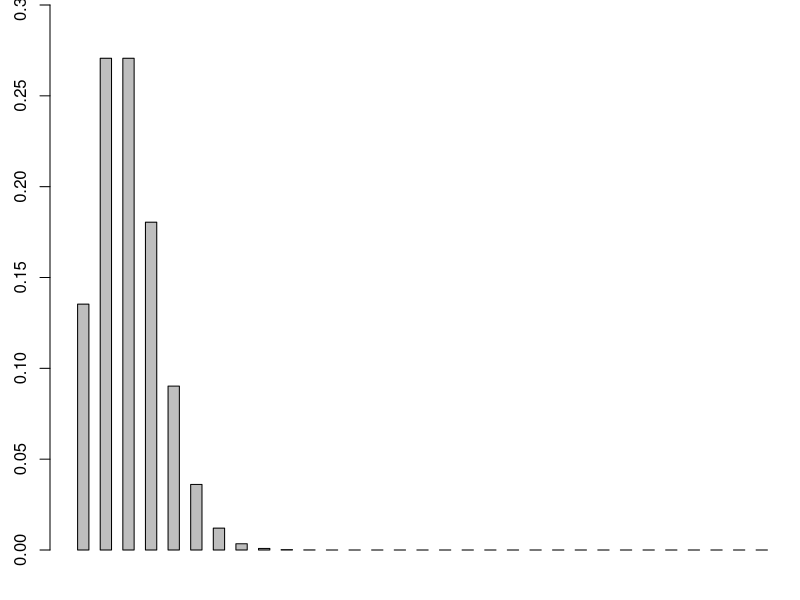
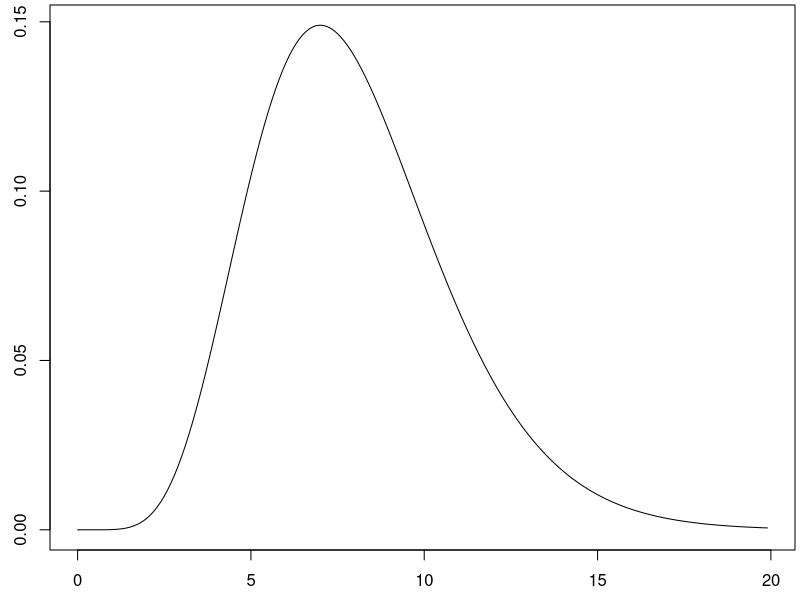
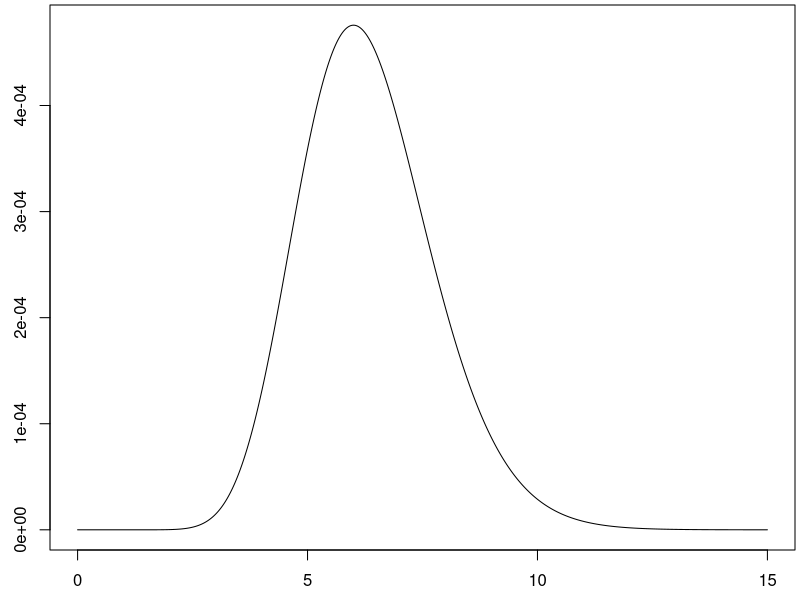
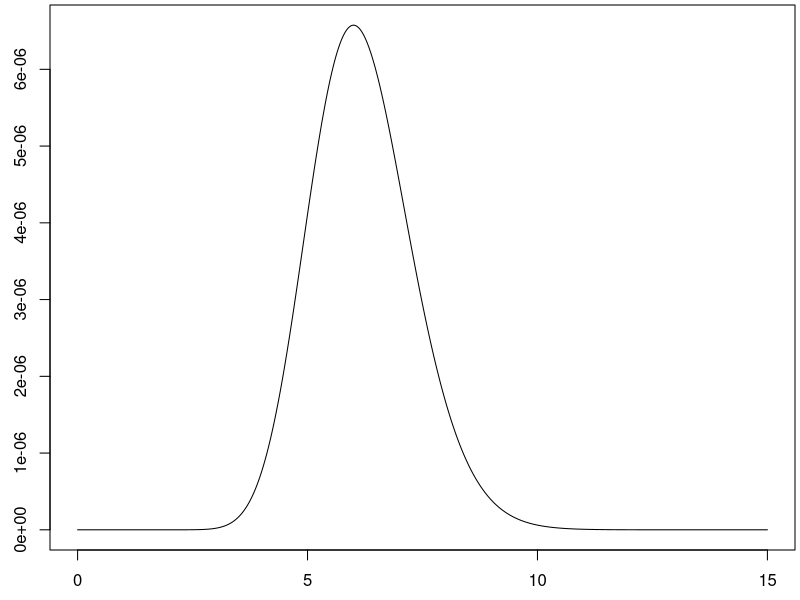
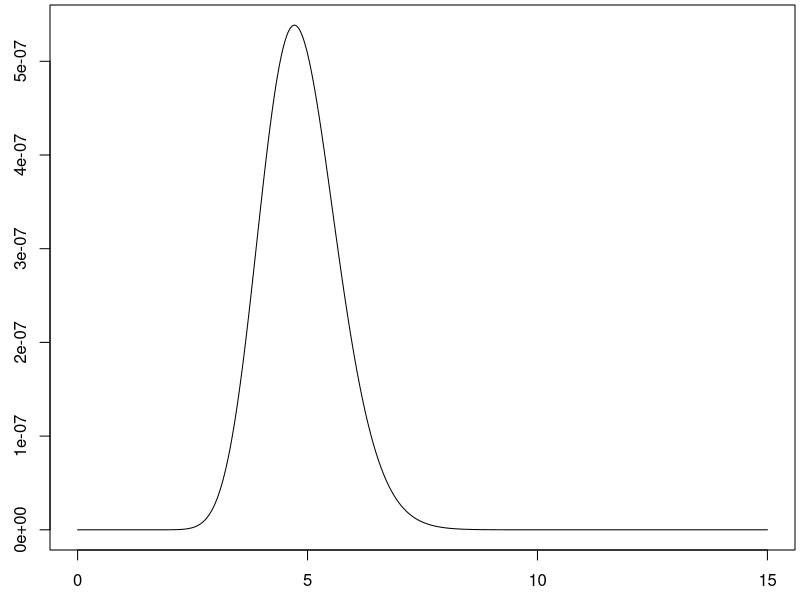
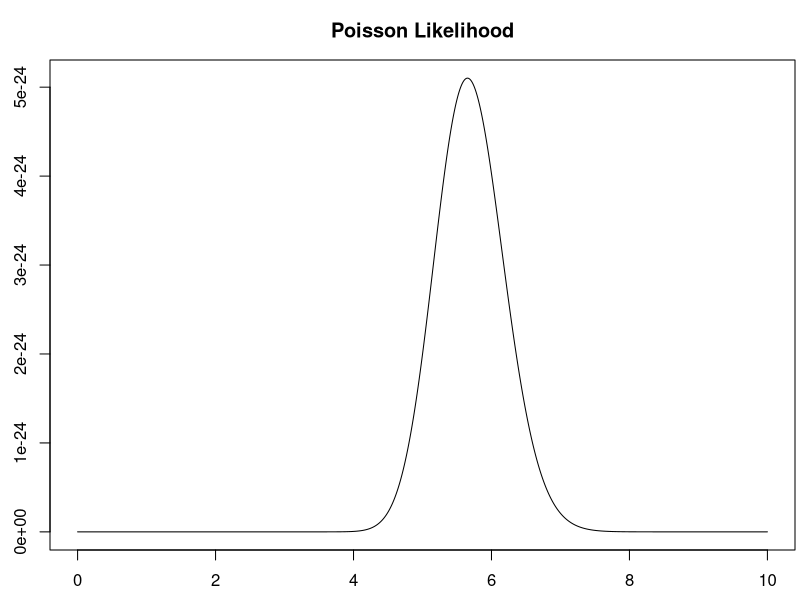
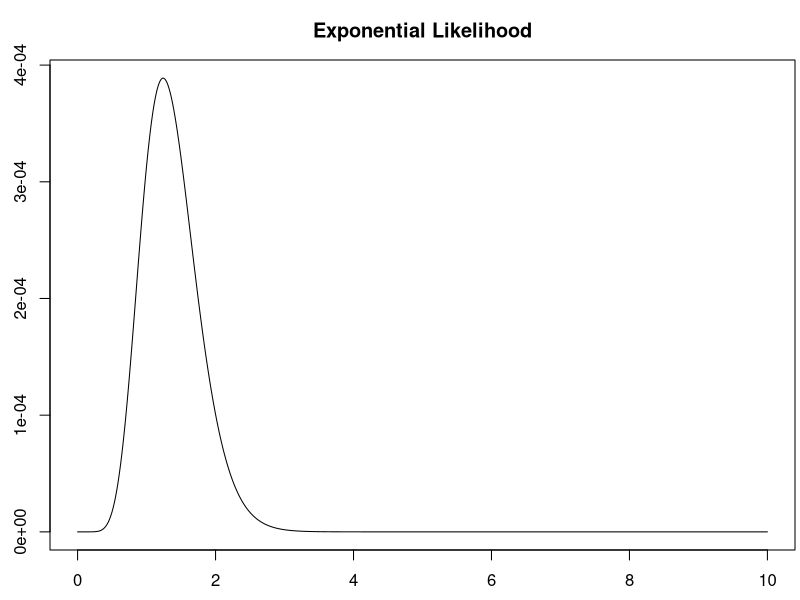
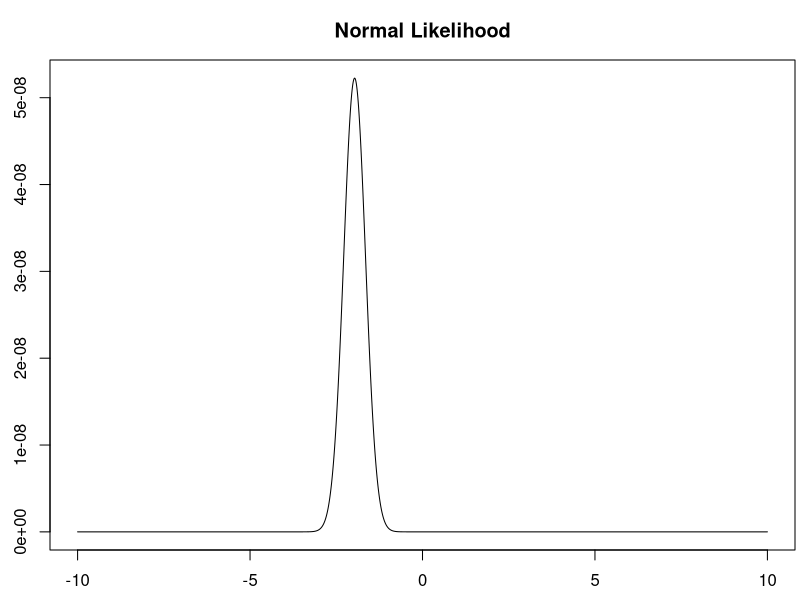

Generate these figures, in order, with R:
p <- function(x,lambda=2){
  # x must be a whole number
  (lambda^x/factorial(x))*exp(-lambda)
}

#Graph of the probability function p (given lambda is 2).
x <- 0:30
par(mfrow=c(1,1),mar=c(2.5,2.5,0.25,0.25))
barplot(p(x),ylim=c(0,0.3),width=rep(1,length(x)),space=1)

#Graph of the likelihood function L (given we know there were 7 storm).
lambda <- seq(1e-10,20,0.1)
out.p <- p(7,lambda)
plot(lambda,out.p,type='l')

#Graph of likelihood function L for 3 years (given we know there were 8 storms, 2 storms, and then 8 storms).
p.3v1 <- function(x,lambda=2){
  # each element of x must be a whole number
  prod((lambda^x/factorial(x))*exp(-lambda))
}
lambda <- seq(0,15,0.01)
x <- c(8,2,8)
p <- sapply(lambda, p.3v1, x = x)
plot(lambda,p,type='l')


lambda <- seq(0,15,0.01)
x <- c(8,2,8,8,4)
p <- sapply(lambda, p.3v1, x = x)
plot(lambda,p,type='l')

lambda <- seq(0,15,0.01)
x <- c(8,6,4,3,2,4,6)
p <- sapply(lambda, p.3v1, x = x)
plot(lambda,p,type='l')


#rm(list=ls())
###Define the distribution###
p <- function(x,lambda=1){
  # x must be a whole number
  (lambda^x/factorial(x))*exp(-lambda)
}
###Define the likelihood function###
LP <- function(lambda,x){
  # The element of x must be a whole numbers.
  prod(p(x,lambda))
}
###Possible Parameter Values###
lambda <- seq(0,10,0.001)
###Data###
# Florida Hurricane Data (2000-2022)
data <- c(4,4,8,8,6,8,2,8,8,4,8,6,4,3,2,4,6,7,4,7,13,3,3)
#Here we calculate the output from the likelihood function given the observed data.
y <- sapply(lambda,FUN=LP,x=data)
#We plot the likelihood function.
par(mar=c(2.5,2.5,3,0.25))
plot(lambda,y,type='l',main='Poisson Likelihood')



###Define the distribution###
f2 <- function(x,lambda=1){
  # x and lambda must be positive
  lambda*exp(-lambda*x)
}
###Define the Likelihood function###
LE <- function(lambda,x){
  # The elements of x must be positive.
  prod(f2(x,lambda))
}
###Possible Parameter Values###
lambda <- seq(0,10,0.001)
###Data###
# Some Simulated Data (This is data from an Exponential random variable.)
data <- c(0.45729967, 0.47156107, 1.21461705, 0.20539769, 1.78975399, 0.09095850, 0.64675475, 1.60109333, 1.57752679, 0.01238945)
#Here we calculate the output from the likelihood function given the observed data.
y <- sapply(lambda,FUN=LE,x=data)
#We plot the likelihood function.
par(mar=c(2.5,2.5,3,0.25))
plot(lambda,y,type='l',main='Exponential Likelihood')


###Define the distribution###
f3 <- function(x,mu=0,s=1){
  (1/sqrt(2*pi*s^2))*exp(-(x-mu)^2/(2*s^2))
}
###Define the likelihood function###
# For simplicity, we'll assume sigma is 1.
LN <- function(mu,sigma=1,x){
  prod(f3(x,mu,sigma))
}
###Possible Parameter Values###
mu <- seq(-10,10,0.001)
###Data###
# Some more Simulated Data (This is data from a Normal random variable.)
data <- c(-3.77117676, -2.91429587, -2.02774901, -0.23984575, -1.41960740, -3.17490528, -3.21755276, -0.06442566, -1.92134953, -0.93160739)
#Here we calculate the output from the likelihood function given the observed data.
y <- sapply(mu,FUN=LN,x=data,sigma=1)
#We plot the likelihood function.
par(mar=c(2.5,2.5,3,0.25))
plot(mu,y,type='l',main='Normal Likelihood')